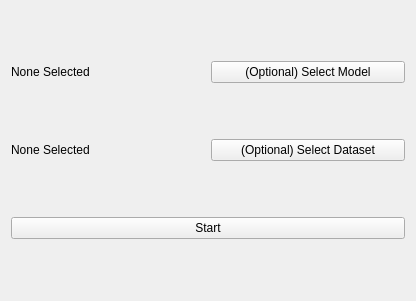
<?xml version="1.0" encoding="UTF-8"?>
<ui version="4.0">
 <class>Form</class>
 <widget class="QWidget" name="Form">
  <property name="geometry">
   <rect>
    <x>0</x>
    <y>0</y>
    <width>416</width>
    <height>301</height>
   </rect>
  </property>
  <property name="windowTitle">
   <string>Form</string>
  </property>
  <layout class="QHBoxLayout" name="horizontalLayout_2">
   <item>
    <layout class="QHBoxLayout" name="horizontalLayout">
     <item>
      <layout class="QVBoxLayout" name="verticalLayout">
       <item>
        <layout class="QHBoxLayout" name="horizontalLayout_5" stretch="1,1">
         <item>
          <widget class="QLabel" name="select_model_text">
           <property name="text">
            <string>None Selected</string>
           </property>
           <property name="wordWrap">
            <bool>true</bool>
           </property>
          </widget>
         </item>
         <item>
          <widget class="QPushButton" name="select_model_button">
           <property name="text">
            <string>(Optional) Select Model</string>
           </property>
          </widget>
         </item>
        </layout>
       </item>
       <item>
        <layout class="QHBoxLayout" name="horizontalLayout_4">
         <item>
          <widget class="QLabel" name="select_dataset_text">
           <property name="text">
            <string>None Selected</string>
           </property>
          </widget>
         </item>
         <item>
          <widget class="QPushButton" name="select_dataset_button">
           <property name="text">
            <string>(Optional) Select Dataset</string>
           </property>
          </widget>
         </item>
        </layout>
       </item>
       <item>
        <widget class="QPushButton" name="start_button">
         <property name="text">
          <string>Start</string>
         </property>
        </widget>
       </item>
      </layout>
     </item>
    </layout>
   </item>
  </layout>
 </widget>
 <resources/>
 <connections/>
</ui>
